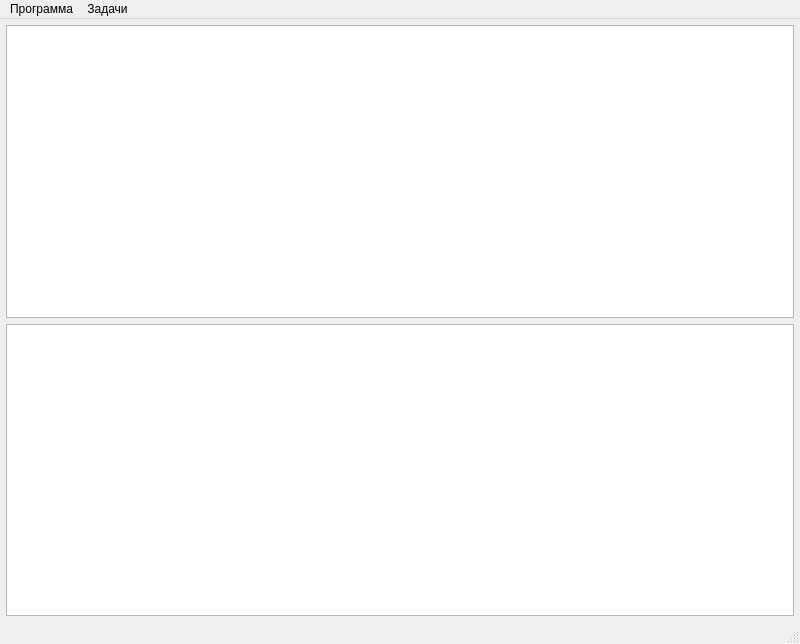
<?xml version="1.0" encoding="UTF-8"?>
<ui version="4.0">
 <class>MainWindow</class>
 <widget class="QMainWindow" name="MainWindow">
  <property name="geometry">
   <rect>
    <x>0</x>
    <y>0</y>
    <width>800</width>
    <height>644</height>
   </rect>
  </property>
  <property name="windowTitle">
   <string>Editable Tree Model</string>
  </property>
  <widget class="QWidget" name="centralwidget">
   <property name="minimumSize">
    <size>
     <width>800</width>
     <height>400</height>
    </size>
   </property>
   <layout class="QVBoxLayout" name="vboxLayout">
    <property name="spacing">
     <number>6</number>
    </property>
    <property name="leftMargin">
     <number>6</number>
    </property>
    <property name="topMargin">
     <number>6</number>
    </property>
    <property name="rightMargin">
     <number>6</number>
    </property>
    <property name="bottomMargin">
     <number>6</number>
    </property>
    <item>
     <widget class="QTreeView" name="treeView">
      <property name="alternatingRowColors">
       <bool>true</bool>
      </property>
      <property name="selectionBehavior">
       <enum>QAbstractItemView::SelectItems</enum>
      </property>
      <property name="horizontalScrollMode">
       <enum>QAbstractItemView::ScrollPerPixel</enum>
      </property>
      <property name="animated">
       <bool>false</bool>
      </property>
      <property name="allColumnsShowFocus">
       <bool>true</bool>
      </property>
     </widget>
    </item>
    <item>
     <widget class="QTableView" name="tableView">
      <property name="selectionBehavior">
       <enum>QAbstractItemView::SelectItems</enum>
      </property>
      <attribute name="horizontalHeaderStretchLastSection">
       <bool>false</bool>
      </attribute>
      <attribute name="verticalHeaderStretchLastSection">
       <bool>false</bool>
      </attribute>
     </widget>
    </item>
   </layout>
  </widget>
  <widget class="QMenuBar" name="menubar">
   <property name="geometry">
    <rect>
     <x>0</x>
     <y>0</y>
     <width>567</width>
     <height>22</height>
    </rect>
   </property>
   <widget class="QMenu" name="fileMenu">
    <property name="title">
     <string>Программа</string>
    </property>
    <addaction name="exitAction"/>
   </widget>
   <widget class="QMenu" name="actionsMenu">
    <property name="title">
     <string>Задачи</string>
    </property>
    <addaction name="insertTaskAction"/>
    <addaction name="separator"/>
    <addaction name="removeTaskAction"/>
    <addaction name="separator"/>
    <addaction name="insertSubtaskAction"/>
    <addaction name="separator"/>
    <addaction name="taskCompletedAction"/>
    <addaction name="separator"/>
    <addaction name="taskIsNotCompletedAction"/>
   </widget>
   <addaction name="fileMenu"/>
   <addaction name="actionsMenu"/>
  </widget>
  <widget class="QStatusBar" name="statusbar"/>
  <action name="exitAction">
   <property name="text">
    <string>Выход</string>
   </property>
   <property name="shortcut">
    <string>Ctrl+Q</string>
   </property>
  </action>
  <action name="insertTaskAction">
   <property name="checkable">
    <bool>false</bool>
   </property>
   <property name="text">
    <string>Добавить задачу</string>
   </property>
   <property name="shortcut">
    <string>Ctrl+I, R</string>
   </property>
  </action>
  <action name="removeTaskAction">
   <property name="text">
    <string>Удалить задачу</string>
   </property>
   <property name="shortcut">
    <string>Ctrl+R, R</string>
   </property>
  </action>
  <action name="insertSubtaskAction">
   <property name="text">
    <string>Добавить подзадачу</string>
   </property>
   <property name="shortcut">
    <string>Ctrl+N</string>
   </property>
  </action>
  <action name="taskCompletedAction">
   <property name="text">
    <string>Задача выполнена</string>
   </property>
   <property name="shortcut">
    <string>Ctrl+D</string>
   </property>
  </action>
  <action name="taskIsNotCompletedAction">
   <property name="text">
    <string>Задача не выполнена</string>
   </property>
   <property name="shortcut">
    <string>Ctrl+U</string>
   </property>
  </action>
 </widget>
 <resources/>
 <connections/>
</ui>
